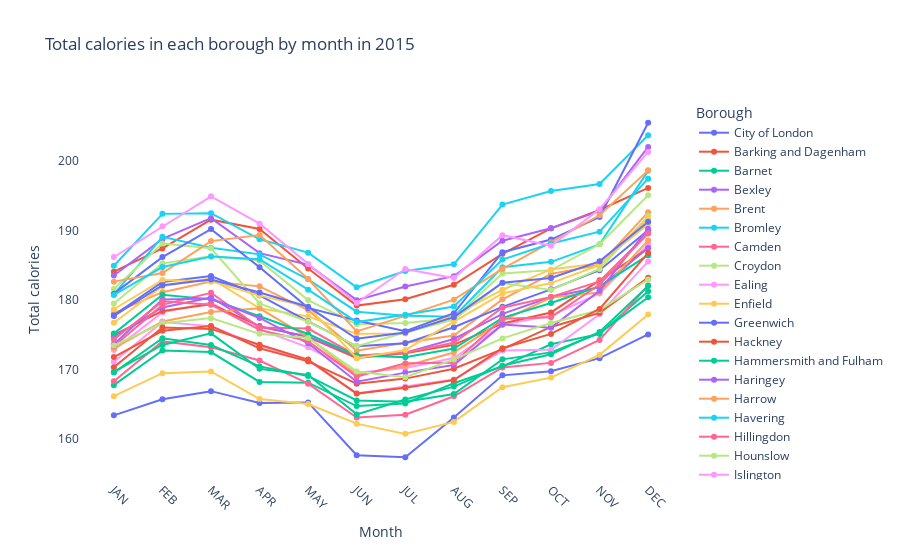

Write notebook code for a chart like this one.
### Code cell
# group the data by borough and month, and sum the calories
grouped = grocery_data_monthly.groupby(['area_id', 'month']).sum().reset_index()

# add the borough names from the map dataframe
grouped = grouped.set_index('area_id').join(map_data.set_index('GSS_CODE')['NAME']).reset_index()

# create an interactive line chart
fig = px.line(grouped, x='month', y='energy_tot', color='NAME', markers=True, 
              title='Total calories in each borough by month in 2015',
              labels={'energy_tot': 'Total calories', 'month': 'Month', 'NAME': 'Borough'})

fig.update_layout(xaxis_tickangle=45, legend_title_text='Borough',
    plot_bgcolor='rgba(0,0,0,0)')
fig.show()

### Figure 1 — Plotly figure (JSON) as saved in the notebook; plotly's stock layout.template omitted (floating-point values rounded to 4 significant figures)
{"data": [{"hovertemplate": "Borough=City of London<br>Month=%{x}<br>Total calories=%{y}<extra></extra>", "legendgroup": "City of London", "line": {"color": "#636efa", "dash": "solid"}, "marker": {"symbol": "circle"}, "mode": "lines+markers", "name": "City of London", "orientation": "v", "showlegend": true, "type": "scatter", "x": ["JAN", "FEB", "MAR", "APR", "MAY", "JUN", "JUL", "AUG", "SEP", "OCT", "NOV", "DEC"], "xaxis": "x", "y": [163.4, 165.7, 166.9, 165.2, 165.3, 157.7, 157.4, 163.1, 169.2, 169.8, 171.7, 175.1], "yaxis": "y"}, {"hovertemplate": "Borough=Barking and Dagenham<br>Month=%{x}<br>Total calories=%{y}<extra></extra>", "legendgroup": "Barking and Dagenham", "line": {"color": "#EF553B", "dash": "solid"}, "marker": {"symbol": "circle"}, "mode": "lines+markers", "name": "Barking and Dagenham", "orientation": "v", "showlegend": true, "type": "scatter", "x": ["JAN", "FEB", "MAR", "APR", "MAY", "JUN", "JUL", "AUG", "SEP", "OCT", "NOV", "DEC"], "xaxis": "x", "y": [184.1, 187.4, 191.6, 190.2, 184.5, 179.2, 180.1, 182.2, 186.6, 190.3, 192.9, 196.1], "yaxis": "y"}, {"hovertemplate": "Borough=Barnet<br>Month=%{x}<br>Total calories=%{y}<extra></extra>", "legendgroup": "Barnet", "line": {"color": "#00cc96", "dash": "solid"}, "marker": {"symbol": "circle"}, "mode": "lines+markers", "name": "Barnet", "orientation": "v", "showlegend": true, "type": "scatter", "x": ["JAN", "FEB", "MAR", "APR", "MAY", "JUN", "JUL", "AUG", "SEP", "OCT", "NOV", "DEC"], "xaxis": "x", "y": [167.8, 172.8, 172.5, 168.2, 168.1, 164.8, 165.1, 168.1, 170.5, 173.6, 175.1, 181.3], "yaxis": "y"}, {"hovertemplate": "Borough=Bexley<br>Month=%{x}<br>Total calories=%{y}<extra></extra>", "legendgroup": "Bexley", "line": {"color": "#ab63fa", "dash": "solid"}, "marker": {"symbol": "circle"}, "mode": "lines+markers", "name": "Bexley", "orientation": "v", "showlegend": true, "type": "scatter", "x": ["JAN", "FEB", "MAR", "APR", "MAY", "JUN", "JUL", "AUG", "SEP", "OCT", "NOV", "DEC"], "xaxis": "x", "y": [183.5, 188.8, 191.8, 186.7, 185.1, 180.0, 182.0, 183.4, 188.5, 190.3, 192.8, 202.0], "yaxis": "y"}, {"hovertemplate": "Borough=Brent<br>Month=%{x}<br>Total calories=%{y}<extra></extra>", "legendgroup": "Brent", "line": {"color": "#FFA15A", "dash": "solid"}, "marker": {"symbol": "circle"}, "mode": "lines+markers", "name": "Brent", "orientation": "v", "showlegend": true, "type": "scatter", "x": ["JAN", "FEB", "MAR", "APR", "MAY", "JUN", "JUL", "AUG", "SEP", "OCT", "NOV", "DEC"], "xaxis": "x", "y": [178.1, 181.1, 182.7, 182.0, 178.6, 172.7, 173.9, 174.9, 180.1, 183.7, 185.1, 192.6], "yaxis": "y"}, {"hovertemplate": "Borough=Bromley<br>Month=%{x}<br>Total calories=%{y}<extra></extra>", "legendgroup": "Bromley", "line": {"color": "#19d3f3", "dash": "solid"}, "marker": {"symbol": "circle"}, "mode": "lines+markers", "name": "Bromley", "orientation": "v", "showlegend": true, "type": "scatter", "x": ["JAN", "FEB", "MAR", "APR", "MAY", "JUN", "JUL", "AUG", "SEP", "OCT", "NOV", "DEC"], "xaxis": "x", "y": [180.8, 189.1, 187.5, 186.6, 183.0, 178.3, 177.8, 177.6, 184.7, 185.5, 188.0, 198.6], "yaxis": "y"}, {"hovertemplate": "Borough=Camden<br>Month=%{x}<br>Total calories=%{y}<extra></extra>", "legendgroup": "Camden", "line": {"color": "#FF6692", "dash": "solid"}, "marker": {"symbol": "circle"}, "mode": "lines+markers", "name": "Camden", "orientation": "v", "showlegend": true, "type": "scatter", "x": ["JAN", "FEB", "MAR", "APR", "MAY", "JUN", "JUL", "AUG", "SEP", "OCT", "NOV", "DEC"], "xaxis": "x", "y": [168.3, 174.1, 173.2, 171.3, 168.0, 163.1, 163.5, 166.2, 170.3, 171.0, 174.3, 182.1], "yaxis": "y"}, {"hovertemplate": "Borough=Croydon<br>Month=%{x}<br>Total calories=%{y}<extra></extra>", "legendgroup": "Croydon", "line": {"color": "#B6E880", "dash": "solid"}, "marker": {"symbol": "circle"}, "mode": "lines+markers", "name": "Croydon", "orientation": "v", "showlegend": true, "type": "scatter", "x": ["JAN", "FEB", "MAR", "APR", "MAY", "JUN", "JUL", "AUG", "SEP", "OCT", "NOV", "DEC"], "xaxis": "x", "y": [179.5, 185.3, 186.3, 185.6, 180.0, 176.5, 176.7, 177.4, 183.8, 184.3, 188.0, 195.1], "yaxis": "y"}, {"hovertemplate": "Borough=Ealing<br>Month=%{x}<br>Total calories=%{y}<extra></extra>", "legendgroup": "Ealing", "line": {"color": "#FF97FF", "dash": "solid"}, "marker": {"symbol": "circle"}, "mode": "lines+markers", "name": "Ealing", "orientation": "v", "showlegend": true, "type": "scatter", "x": ["JAN", "FEB", "MAR", "APR", "MAY", "JUN", "JUL", "AUG", "SEP", "OCT", "NOV", "DEC"], "xaxis": "x", "y": [172.8, 178.2, 179.7, 175.8, 173.2, 169.6, 170.2, 171.7, 176.4, 177.8, 181.0, 188.0], "yaxis": "y"}, {"hovertemplate": "Borough=Enfield<br>Month=%{x}<br>Total calories=%{y}<extra></extra>", "legendgroup": "Enfield", "line": {"color": "#FECB52", "dash": "solid"}, "marker": {"symbol": "circle"}, "mode": "lines+markers", "name": "Enfield", "orientation": "v", "showlegend": true, "type": "scatter", "x": ["JAN", "FEB", "MAR", "APR", "MAY", "JUN", "JUL", "AUG", "SEP", "OCT", "NOV", "DEC"], "xaxis": "x", "y": [176.8, 182.0, 183.1, 178.8, 177.6, 175.1, 175.2, 177.8, 181.5, 184.4, 185.3, 190.9], "yaxis": "y"}, {"hovertemplate": "Borough=Greenwich<br>Month=%{x}<br>Total calories=%{y}<extra></extra>", "legendgroup": "Greenwich", "line": {"color": "#636efa", "dash": "solid"}, "marker": {"symbol": "circle"}, "mode": "lines+markers", "name": "Greenwich", "orientation": "v", "showlegend": true, "type": "scatter", "x": ["JAN", "FEB", "MAR", "APR", "MAY", "JUN", "JUL", "AUG", "SEP", "OCT", "NOV", "DEC"], "xaxis": "x", "y": [177.8, 182.6, 183.4, 180.7, 177.0, 173.4, 173.8, 176.1, 179.0, 181.5, 184.3, 190.0], "yaxis": "y"}, {"hovertemplate": "Borough=Hackney<br>Month=%{x}<br>Total calories=%{y}<extra></extra>", "legendgroup": "Hackney", "line": {"color": "#EF553B", "dash": "solid"}, "marker": {"symbol": "circle"}, "mode": "lines+markers", "name": "Hackney", "orientation": "v", "showlegend": true, "type": "scatter", "x": ["JAN", "FEB", "MAR", "APR", "MAY", "JUN", "JUL", "AUG", "SEP", "OCT", "NOV", "DEC"], "xaxis": "x", "y": [175.0, 178.4, 179.4, 176.3, 174.7, 171.7, 172.4, 173.6, 176.7, 178.2, 182.8, 187.4], "yaxis": "y"}, {"hovertemplate": "Borough=Hammersmith and Fulham<br>Month=%{x}<br>Total calories=%{y}<extra></extra>", "legendgroup": "Hammersmith and Fulham", "line": {"color": "#00cc96", "dash": "solid"}, "marker": {"symbol": "circle"}, "mode": "lines+markers", "name": "Hammersmith and Fulham", "orientation": "v", "showlegend": true, "type": "scatter", "x": ["JAN", "FEB", "MAR", "APR", "MAY", "JUN", "JUL", "AUG", "SEP", "OCT", "NOV", "DEC"], "xaxis": "x", "y": [169.6, 174.5, 173.5, 170.5, 169.1, 165.6, 165.4, 166.5, 171.5, 172.5, 175.2, 180.4], "yaxis": "y"}, {"hovertemplate": "Borough=Haringey<br>Month=%{x}<br>Total calories=%{y}<extra></extra>", "legendgroup": "Haringey", "line": {"color": "#ab63fa", "dash": "solid"}, "marker": {"symbol": "circle"}, "mode": "lines+markers", "name": "Haringey", "orientation": "v", "showlegend": true, "type": "scatter", "x": ["JAN", "FEB", "MAR", "APR", "MAY", "JUN", "JUL", "AUG", "SEP", "OCT", "NOV", "DEC"], "xaxis": "x", "y": [174.8, 178.9, 180.4, 176.1, 174.8, 172.0, 172.5, 174.4, 178.0, 180.4, 181.8, 187.5], "yaxis": "y"}, {"hovertemplate": "Borough=Harrow<br>Month=%{x}<br>Total calories=%{y}<extra></extra>", "legendgroup": "Harrow", "line": {"color": "#FFA15A", "dash": "solid"}, "marker": {"symbol": "circle"}, "mode": "lines+markers", "name": "Harrow", "orientation": "v", "showlegend": true, "type": "scatter", "x": ["JAN", "FEB", "MAR", "APR", "MAY", "JUN", "JUL", "AUG", "SEP", "OCT", "NOV", "DEC"], "xaxis": "x", "y": [173.1, 176.9, 178.3, 178.8, 174.7, 169.2, 170.5, 172.5, 177.1, 180.4, 181.1, 188.6], "yaxis": "y"}, {"hovertemplate": "Borough=Havering<br>Month=%{x}<br>Total calories=%{y}<extra></extra>", "legendgroup": "Havering", "line": {"color": "#19d3f3", "dash": "solid"}, "marker": {"symbol": "circle"}, "mode": "lines+markers", "name": "Havering", "orientation": "v", "showlegend": true, "type": "scatter", "x": ["JAN", "FEB", "MAR", "APR", "MAY", "JUN", "JUL", "AUG", "SEP", "OCT", "NOV", "DEC"], "xaxis": "x", "y": [184.9, 192.4, 192.5, 188.7, 186.8, 181.8, 184.2, 185.1, 193.7, 195.7, 196.7, 203.7], "yaxis": "y"}, {"hovertemplate": "Borough=Hillingdon<br>Month=%{x}<br>Total calories=%{y}<extra></extra>", "legendgroup": "Hillingdon", "line": {"color": "#FF6692", "dash": "solid"}, "marker": {"symbol": "circle"}, "mode": "lines+markers", "name": "Hillingdon", "orientation": "v", "showlegend": true, "type": "scatter", "x": ["JAN", "FEB", "MAR", "APR", "MAY", "JUN", "JUL", "AUG", "SEP", "OCT", "NOV", "DEC"], "xaxis": "x", "y": [173.4, 179.3, 181.0, 176.1, 175.9, 172.0, 172.5, 173.9, 178.9, 180.5, 182.7, 189.6], "yaxis": "y"}, {"hovertemplate": "Borough=Hounslow<br>Month=%{x}<br>Total calories=%{y}<extra></extra>", "legendgroup": "Hounslow", "line": {"color": "#B6E880", "dash": "solid"}, "marker": {"symbol": "circle"}, "mode": "lines+markers", "name": "Hounslow", "orientation": "v", "showlegend": true, "type": "scatter", "x": ["JAN", "FEB", "MAR", "APR", "MAY", "JUN", "JUL", "AUG", "SEP", "OCT", "NOV", "DEC"], "xaxis": "x", "y": [181.6, 188.1, 187.4, 179.5, 176.9, 173.4, 175.4, 177.2, 182.5, 181.5, 184.5, 192.1], "yaxis": "y"}, {"hovertemplate": "Borough=Islington<br>Month=%{x}<br>Total calories=%{y}<extra></extra>", "legendgroup": "Islington", "line": {"color": "#FF97FF", "dash": "solid"}, "marker": {"symbol": "circle"}, "mode": "lines+markers", "name": "Islington", "orientation": "v", "showlegend": true, "type": "scatter", "x": ["JAN", "FEB", "MAR", "APR", "MAY", "JUN", "JUL", "AUG", "SEP", "OCT", "NOV", "DEC"], "xaxis": "x", "y": [171.2, 176.8, 176.3, 173.5, 171.3, 166.6, 167.6, 168.6, 172.8, 172.8, 178.0, 185.6], "yaxis": "y"}, {"hovertemplate": "Borough=Kensington and Chelsea<br>Month=%{x}<br>Total calories=%{y}<extra></extra>", "legendgroup": "Kensington and Chelsea", "line": {"color": "#FECB52", "dash": "solid"}, "marker": {"symbol": "circle"}, "mode": "lines+markers", "name": "Kensington and Chelsea", "orientation": "v", "showlegend": true, "type": "scatter", "x": ["JAN", "FEB", "MAR", "APR", "MAY", "JUN", "JUL", "AUG", "SEP", "OCT", "NOV", "DEC"], "xaxis": "x", "y": [166.2, 169.5, 169.7, 165.8, 165.1, 162.2, 160.8, 162.5, 167.5, 168.9, 172.1, 177.9], "yaxis": "y"}, {"hovertemplate": "Borough=Kingston upon Thames<br>Month=%{x}<br>Total calories=%{y}<extra></extra>", "legendgroup": "Kingston upon Thames", "line": {"color": "#636efa", "dash": "solid"}, "marker": {"symbol": "circle"}, "mode": "lines+markers", "name": "Kingston upon Thames", "orientation": "v", "showlegend": true, "type": "scatter", "x": ["JAN", "FEB", "MAR", "APR", "MAY", "JUN", "JUL", "AUG", "SEP", "OCT", "NOV", "DEC"], "xaxis": "x", "y": [180.9, 186.2, 190.2, 184.7, 178.9, 177.1, 175.5, 178.1, 186.9, 188.7, 191.9, 205.5], "yaxis": "y"}, {"hovertemplate": "Borough=Lambeth<br>Month=%{x}<br>Total calories=%{y}<extra></extra>", "legendgroup": "Lambeth", "line": {"color": "#EF553B", "dash": "solid"}, "marker": {"symbol": "circle"}, "mode": "lines+markers", "name": "Lambeth", "orientation": "v", "showlegend": true, "type": "scatter", "x": ["JAN", "FEB", "MAR", "APR", "MAY", "JUN", "JUL", "AUG", "SEP", "OCT", "NOV", "DEC"], "xaxis": "x", "y": [171.8, 175.6, 176.3, 173.1, 171.2, 168.0, 168.7, 170.1, 173.0, 176.1, 178.2, 183.2], "yaxis": "y"}, {"hovertemplate": "Borough=Lewisham<br>Month=%{x}<br>Total calories=%{y}<extra></extra>", "legendgroup": "Lewisham", "line": {"color": "#00cc96", "dash": "solid"}, "marker": {"symbol": "circle"}, "mode": "lines+markers", "name": "Lewisham", "orientation": "v", "showlegend": true, "type": "scatter", "x": ["JAN", "FEB", "MAR", "APR", "MAY", "JUN", "JUL", "AUG", "SEP", "OCT", "NOV", "DEC"], "xaxis": "x", "y": [175.2, 180.8, 180.1, 177.7, 175.1, 172.0, 171.8, 173.0, 177.4, 179.6, 182.0, 186.5], "yaxis": "y"}, {"hovertemplate": "Borough=Merton<br>Month=%{x}<br>Total calories=%{y}<extra></extra>", "legendgroup": "Merton", "line": {"color": "#ab63fa", "dash": "solid"}, "marker": {"symbol": "circle"}, "mode": "lines+markers", "name": "Merton", "orientation": "v", "showlegend": true, "type": "scatter", "x": ["JAN", "FEB", "MAR", "APR", "MAY", "JUN", "JUL", "AUG", "SEP", "OCT", "NOV", "DEC"], "xaxis": "x", "y": [173.7, 180.1, 180.2, 177.4, 173.8, 168.3, 169.6, 170.7, 176.5, 176.0, 181.3, 190.3], "yaxis": "y"}, {"hovertemplate": "Borough=Newham<br>Month=%{x}<br>Total calories=%{y}<extra></extra>", "legendgroup": "Newham", "line": {"color": "#FFA15A", "dash": "solid"}, "marker": {"symbol": "circle"}, "mode": "lines+markers", "name": "Newham", "orientation": "v", "showlegend": true, "type": "scatter", "x": ["JAN", "FEB", "MAR", "APR", "MAY", "JUN", "JUL", "AUG", "SEP", "OCT", "NOV", "DEC"], "xaxis": "x", "y": [182.7, 183.9, 188.5, 189.4, 183.0, 175.5, 177.7, 180.1, 184.5, 188.3, 192.2, 198.6], "yaxis": "y"}, {"hovertemplate": "Borough=Redbridge<br>Month=%{x}<br>Total calories=%{y}<extra></extra>", "legendgroup": "Redbridge", "line": {"color": "#19d3f3", "dash": "solid"}, "marker": {"symbol": "circle"}, "mode": "lines+markers", "name": "Redbridge", "orientation": "v", "showlegend": true, "type": "scatter", "x": ["JAN", "FEB", "MAR", "APR", "MAY", "JUN", "JUL", "AUG", "SEP", "OCT", "NOV", "DEC"], "xaxis": "x", "y": [180.7, 184.8, 186.2, 185.9, 181.5, 176.8, 177.9, 179.1, 185.8, 188.1, 189.8, 197.4], "yaxis": "y"}, {"hovertemplate": "Borough=Richmond upon Thames<br>Month=%{x}<br>Total calories=%{y}<extra></extra>", "legendgroup": "Richmond upon Thames", "line": {"color": "#FF6692", "dash": "solid"}, "marker": {"symbol": "circle"}, "mode": "lines+markers", "name": "Richmond upon Thames", "orientation": "v", "showlegend": true, "type": "scatter", "x": ["JAN", "FEB", "MAR", "APR", "MAY", "JUN", "JUL", "AUG", "SEP", "OCT", "NOV", "DEC"], "xaxis": "x", "y": [174.3, 179.8, 179.3, 175.7, 174.1, 169.0, 170.9, 171.0, 177.3, 177.5, 182.2, 189.6], "yaxis": "y"}, {"hovertemplate": "Borough=Southwark<br>Month=%{x}<br>Total calories=%{y}<extra></extra>", "legendgroup": "Southwark", "line": {"color": "#B6E880", "dash": "solid"}, "marker": {"symbol": "circle"}, "mode": "lines+markers", "name": "Southwark", "orientation": "v", "showlegend": true, "type": "scatter", "x": ["JAN", "FEB", "MAR", "APR", "MAY", "JUN", "JUL", "AUG", "SEP", "OCT", "NOV", "DEC"], "xaxis": "x", "y": [173.5, 176.7, 177.4, 175.1, 174.5, 169.7, 168.9, 171.5, 174.5, 176.7, 178.6, 183.0], "yaxis": "y"}, {"hovertemplate": "Borough=Sutton<br>Month=%{x}<br>Total calories=%{y}<extra></extra>", "legendgroup": "Sutton", "line": {"color": "#FF97FF", "dash": "solid"}, "marker": {"symbol": "circle"}, "mode": "lines+markers", "name": "Sutton", "orientation": "v", "showlegend": true, "type": "scatter", "x": ["JAN", "FEB", "MAR", "APR", "MAY", "JUN", "JUL", "AUG", "SEP", "OCT", "NOV", "DEC"], "xaxis": "x", "y": [186.2, 190.6, 194.9, 191.0, 185.2, 179.6, 184.5, 183.2, 189.3, 187.8, 193.1, 201.3], "yaxis": "y"}, {"hovertemplate": "Borough=Tower Hamlets<br>Month=%{x}<br>Total calories=%{y}<extra></extra>", "legendgroup": "Tower Hamlets", "line": {"color": "#FECB52", "dash": "solid"}, "marker": {"symbol": "circle"}, "mode": "lines+markers", "name": "Tower Hamlets", "orientation": "v", "showlegend": true, "type": "scatter", "x": ["JAN", "FEB", "MAR", "APR", "MAY", "JUN", "JUL", "AUG", "SEP", "OCT", "NOV", "DEC"], "xaxis": "x", "y": [178.7, 182.9, 182.7, 180.6, 179.0, 171.7, 172.8, 176.9, 180.9, 182.4, 185.0, 191.7], "yaxis": "y"}, {"hovertemplate": "Borough=Waltham Forest<br>Month=%{x}<br>Total calories=%{y}<extra></extra>", "legendgroup": "Waltham Forest", "line": {"color": "#636efa", "dash": "solid"}, "marker": {"symbol": "circle"}, "mode": "lines+markers", "name": "Waltham Forest", "orientation": "v", "showlegend": true, "type": "scatter", "x": ["JAN", "FEB", "MAR", "APR", "MAY", "JUN", "JUL", "AUG", "SEP", "OCT", "NOV", "DEC"], "xaxis": "x", "y": [177.7, 182.1, 183.0, 181.1, 179.0, 174.4, 175.3, 177.5, 182.5, 183.2, 185.6, 191.3], "yaxis": "y"}, {"hovertemplate": "Borough=Wandsworth<br>Month=%{x}<br>Total calories=%{y}<extra></extra>", "legendgroup": "Wandsworth", "line": {"color": "#EF553B", "dash": "solid"}, "marker": {"symbol": "circle"}, "mode": "lines+markers", "name": "Wandsworth", "orientation": "v", "showlegend": true, "type": "scatter", "x": ["JAN", "FEB", "MAR", "APR", "MAY", "JUN", "JUL", "AUG", "SEP", "OCT", "NOV", "DEC"], "xaxis": "x", "y": [170.3, 176.1, 175.9, 173.6, 171.5, 166.6, 167.4, 168.5, 173.1, 175.1, 178.7, 186.8], "yaxis": "y"}, {"hovertemplate": "Borough=Westminster<br>Month=%{x}<br>Total calories=%{y}<extra></extra>", "legendgroup": "Westminster", "line": {"color": "#00cc96", "dash": "solid"}, "marker": {"symbol": "circle"}, "mode": "lines+markers", "name": "Westminster", "orientation": "v", "showlegend": true, "type": "scatter", "x": ["JAN", "FEB", "MAR", "APR", "MAY", "JUN", "JUL", "AUG", "SEP", "OCT", "NOV", "DEC"], "xaxis": "x", "y": [169.7, 173.6, 175.2, 170.1, 169.2, 163.6, 165.7, 167.6, 170.6, 172.2, 175.4, 182.0], "yaxis": "y"}], "layout": {"legend": {"title": {"text": "Borough"}, "tracegroupgap": 0}, "plot_bgcolor": "rgba(0,0,0,0)", "title": {"text": "Total calories in each borough by month in 2015"}, "xaxis": {"anchor": "y", "domain": [0, 1], "tickangle": 45, "title": {"text": "Month"}}, "yaxis": {"anchor": "x", "domain": [0, 1], "title": {"text": "Total calories"}}}}
